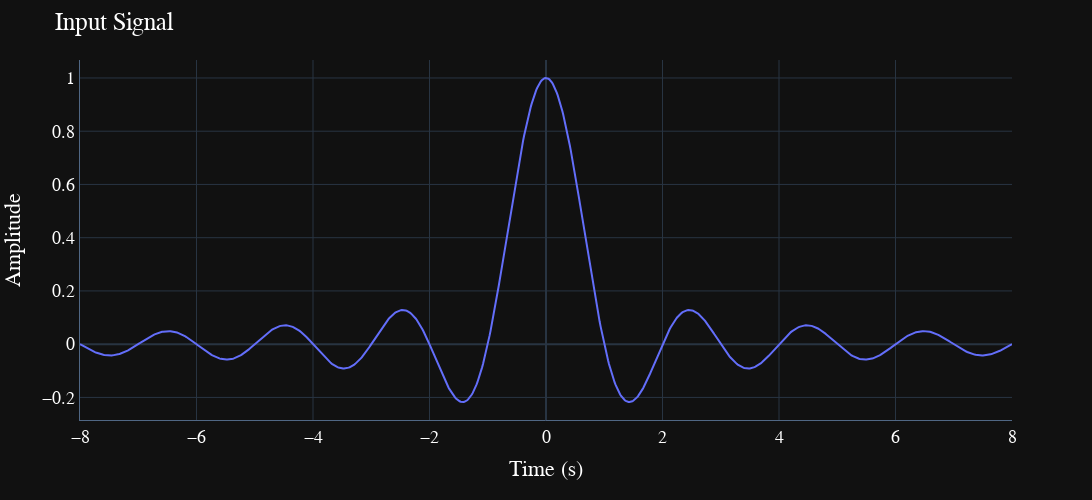

The cell this chart's notebook holds for it:
### Code cell
t = np.linspace(-8, 8, 1000)
sinc = np.sinc(t)
fig = px.line(x=t, y=sinc)
fig.update_layout(PLOTLY_LAYOUT)
fig.update_layout(
    title="Input Signal",
    xaxis=dict(title="Time (s)"),
    yaxis=dict(title="Amplitude"),
    width=1400,
    height=500,
)

### Figure 1 — Plotly figure (JSON) as saved in the notebook; plotly's stock layout.template omitted (floating-point values rounded to 4 significant figures; data arrays with more than 128 entries replaced by an {"elided": "..."} marker saying what was removed)
{"data": [{"hovertemplate": "x=%{x}<br>y=%{y}<extra></extra>", "legendgroup": "", "line": {"color": "#636efa", "dash": "solid"}, "marker": {"symbol": "circle"}, "mode": "lines", "name": "", "orientation": "v", "showlegend": false, "type": "scatter", "x": {"elided": "1000 float values"}, "xaxis": "x", "y": {"elided": "1000 float values"}, "yaxis": "y"}], "layout": {"annotationdefaults": {"arrowcolor": "#f2f5fa", "arrowhead": 0, "arrowwidth": 1}, "autotypenumbers": "strict", "coloraxis": {"colorbar": {"outlinewidth": 0, "ticks": ""}}, "colorscale": {"diverging": [[0, "#8e0152"], [0.1, "#c51b7d"], [0.2, "#de77ae"], [0.3, "#f1b6da"], [0.4, "#fde0ef"], [0.5, "#f7f7f7"], [0.6, "#e6f5d0"], [0.7, "#b8e186"], [0.8, "#7fbc41"], [0.9, "#4d9221"], [1, "#276419"]], "sequential": [[0, "#0d0887"], [0.1111, "#46039f"], [0.2222, "#7201a8"], [0.3333, "#9c179e"], [0.4444, "#bd3786"], [0.5556, "#d8576b"], [0.6667, "#ed7953"], [0.7778, "#fb9f3a"], [0.8889, "#fdca26"], [1, "#f0f921"]], "sequentialminus": [[0, "#0d0887"], [0.1111, "#46039f"], [0.2222, "#7201a8"], [0.3333, "#9c179e"], [0.4444, "#bd3786"], [0.5556, "#d8576b"], [0.6667, "#ed7953"], [0.7778, "#fb9f3a"], [0.8889, "#fdca26"], [1, "#f0f921"]]}, "font": {"color": "white", "family": "JetBrains Mono", "size": 18}, "geo": {"bgcolor": "rgb(17,17,17)", "lakecolor": "rgb(17,17,17)", "landcolor": "rgb(17,17,17)", "showlakes": true, "showland": true, "subunitcolor": "#506784"}, "height": 500, "hoverlabel": {"align": "left"}, "hovermode": "closest", "legend": {"tracegroupgap": 0}, "mapbox": {"style": "dark"}, "margin": {"t": 60}, "paper_bgcolor": "rgb(17,17,17)", "plot_bgcolor": "rgb(17,17,17)", "polar": {"angularaxis": {"gridcolor": "#506784", "linecolor": "#506784", "ticks": ""}, "bgcolor": "rgb(17,17,17)", "radialaxis": {"gridcolor": "#506784", "linecolor": "#506784", "ticks": ""}}, "scene": {"xaxis": {"backgroundcolor": "rgb(17,17,17)", "gridcolor": "#506784", "gridwidth": 2, "linecolor": "#506784", "showbackground": true, "ticks": "", "zerolinecolor": "#C8D4E3"}, "yaxis": {"backgroundcolor": "rgb(17,17,17)", "gridcolor": "#506784", "gridwidth": 2, "linecolor": "#506784", "showbackground": true, "ticks": "", "zerolinecolor": "#C8D4E3"}, "zaxis": {"backgroundcolor": "rgb(17,17,17)", "gridcolor": "#506784", "gridwidth": 2, "linecolor": "#506784", "showbackground": true, "ticks": "", "zerolinecolor": "#C8D4E3"}}, "shapedefaults": {"line": {"color": "#f2f5fa"}}, "sliderdefaults": {"bgcolor": "#C8D4E3", "bordercolor": "rgb(17,17,17)", "borderwidth": 1, "tickwidth": 0}, "ternary": {"aaxis": {"gridcolor": "#506784", "linecolor": "#506784", "ticks": ""}, "baxis": {"gridcolor": "#506784", "linecolor": "#506784", "ticks": ""}, "bgcolor": "rgb(17,17,17)", "caxis": {"gridcolor": "#506784", "linecolor": "#506784", "ticks": ""}}, "title": {"text": "Input Signal"}, "updatemenudefaults": {"bgcolor": "#506784", "borderwidth": 0}, "width": 1400, "xaxis": {"anchor": "y", "automargin": true, "domain": [0, 1], "gridcolor": "#283442", "linecolor": "#506784", "ticks": "", "title": {"text": "Time (s)"}, "zerolinecolor": "#283442", "zerolinewidth": 2}, "yaxis": {"anchor": "x", "automargin": true, "domain": [0, 1], "gridcolor": "#283442", "linecolor": "#506784", "ticks": "", "title": {"text": "Amplitude"}, "zerolinecolor": "#283442", "zerolinewidth": 2}}}
